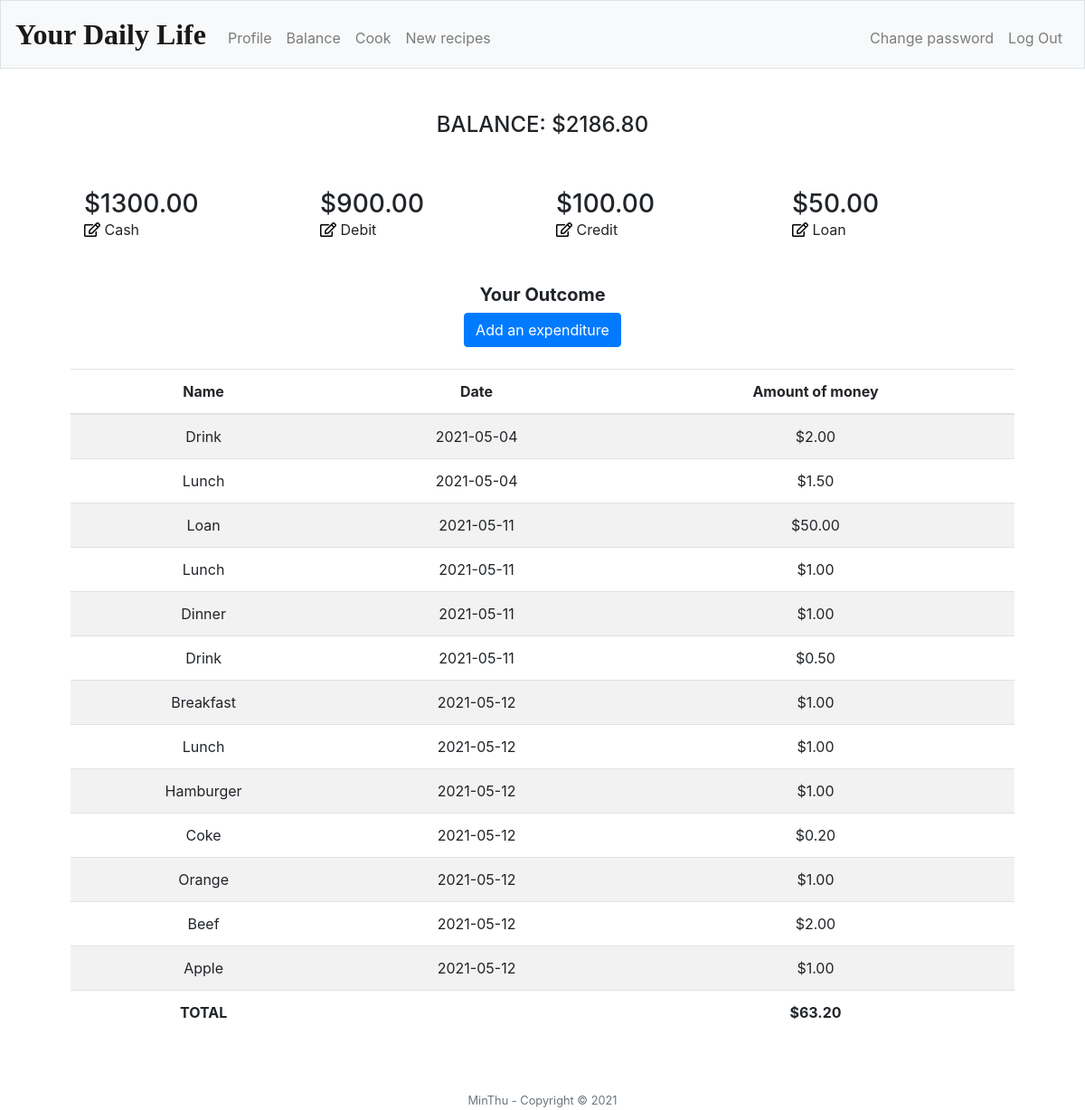
The page /expenditure (signed in) on the database its author committed.
### tables this page shows
CREATE TABLE outcome (id INTEGER, name TEXT NOT NULL, money NUMERIC NOT NULL, user_id INTEGER NOT NULL, date DATE NOT NULL, PRIMARY KEY(id));

### application.py (the view)
@app.route("/expenditure", methods=["GET"])
@login_required
def expenditure():
    user_id = session['user_id']
    user_cash = db.execute("SELECT cash FROM users WHERE id = ?", user_id)
    cash = float(user_cash[0]["cash"])
    user_debit = db.execute("SELECT debit FROM users WHERE id = ?", user_id)
    debit = float(user_debit[0]["debit"])
    user_credit = db.execute("SELECT credit FROM users WHERE id = ?", user_id)
    credit = float(user_credit[0]["credit"])
    user_loan = db.execute("SELECT loan FROM users WHERE id = ?", user_id)
    loan = float(user_loan[0]["loan"])
    outcomes = db.execute("SELECT name, money, date FROM outcome WHERE user_id = ?", user_id)
    total = 0
    for outcome in outcomes:
        money = outcome["money"]
        total = total + money
    total = total
    balance = cash + debit + credit - loan - total
    return render_template("expenditure.html", cash=cash, debit=debit, credit=credit, loan=loan, outcomes=outcomes, total = total, balance = balance)

### application.py (called while the page is built)
@app.after_request
def after_request(response):
    response.headers["Cache-Control"] = "no-cache, no-store, must-revalidate"
    response.headers["Expires"] = 0
    response.headers["Pragma"] = "no-cache"
    return response

### helpers.py (called while the page is built)
def login_required(f):
    @wraps(f)
    def decorated_function(*args, **kwargs):
        if session.get("user_id") is None:
            return redirect("/login")
        return f(*args, **kwargs)
    return decorated_function

### templates/expenditure.html (shortened to what this page needs)
{% extends "layout.html" %}
{% block main %}
    <form action="/expenditure">
        <h4>BALANCE:   ${{"%.2f"%balance}}</h4>
        <br><br>
        <div class="container">
            <div class="row">
                <div class="col">
                    <div class="media-body black text-left">
                        <h3 class="font-large-1 black mb-0">${{"%.2f"%cash}}</h3>
                        <a href="/cash"><i class="far fa-edit" style="color:black"></i></a>
                        <span>Cash</span>
                    </div>
                </div>
                <div class="col">
                    <div class="media-body black text-left">
                        <h3 class="font-large-1 black mb-0">${{"%.2f"%debit}}</h3>
                        <a href="/debit"><i class="far fa-edit" style="color:black"></i></a>
                        <span>Debit</span>
                    </div>
                </div>
                <div class="col">
                    <div class="media-body black text-left">
                        <h3 class="font-large-1 black mb-0">${{"%.2f"%credit}}</h3>
                        <a href="/credit"><i class="far fa-edit" style="color:black"></i></a>
                        <span>Credit</span>
                    </div>
                </div>
                <div class="col">
                    <div class="media-body black text-left">
                        <h3 class="font-large-1 black mb-0">${{"%.2f"%loan}}</h3>
                        <a href="/loan"><i class="far fa-edit" style="color:black"></i></a>
                        <span>Loan</span>
                    </div>
                </div>
            </div>
        </div>
        <br><br>
        <h5><b>Your Outcome</b></h5>
        <a href="/expense" class="btn btn-primary">Add an expenditure</a>
        <br><br>
        <table class = "table table-striped">
            <thead>
                <tr>
                    <th scope="col">Name</th>
                    <th scope="col">Date</th>
                    <th scope="col">Amount of money</th>
                </tr>
            </thead>
            <tbody>
                {% for outcome in outcomes %}
                <tr>
                    <td>{{outcome['name']}}</td>
                    <td>{{outcome['date']}}</td>
                    <td>${{"%.2f"%outcome['money']}}</td>
                </tr>
                {% endfor %}
            </tbody>
            <tfoot>
                <tr>
                    <td><b>TOTAL</b></td>
                    <td colspan="1"></td>
                    <td><b>${{"%.2f"%total}}</b></td>
                </tr>
            </tfoot>
        </table>
    </form>
{% endblock %}

### templates/layout.html (shortened to what this page needs)
<!DOCTYPE html>
<html lang="en">
    <head>
        <link rel="stylesheet" href="https://cdn.jsdelivr.net/npm/bootstrap@4.5.3/dist/css/bootstrap.min.css">
        <link href="/static/styles.css" rel="stylesheet">
        <link rel="stylesheet" href="https://use.fontawesome.com/releases/v5.12.1/css/all.css">
    </head>
    <body>
        <nav class="navbar navbar-expand-md navbar-light bg-light border">
            <a class="navbar-brand" href="/"><b>Your Daily Life</b></a>
            <div class="collapse navbar-collapse" id="navbar">
                {% if session.user_id %}
                    <ul class="navbar-nav mr-auto mt-2">
                        <li class="nav-item"><a class="nav-link" href="/profile">Profile</a></li>
                        <li class="nav-item"><a class="nav-link" href="/expenditure">Balance</a></li>
                        <li class="nav-item"><a class="nav-link" href="/cook">Cook</a></li>
                        <li class="nav-item"><a class="nav-link" href="/new_recipe">New recipes</a></li>
                    </ul>
                    <ul class="navbar-nav ml-auto mt-2">
                        <li class="nav-item"><a class="nav-link" href="/change_password">Change password</a></li>
                        <li class="nav-item"><a class="nav-link" href="/logout">Log Out</a></li>
                    </ul>
                {% else %}
                    <ul class="navbar-nav ml-auto mt-2">
                        <li class="nav-item"><a class="nav-link" href="/register">Register</a></li>
                        <li class="nav-item"><a class="nav-link" href="/login">Log In</a></li>
                    </ul>
                {% endif %}
            </div>
        </nav>
        <main class="container p-5">
            {% block main %}{% endblock %}
        </main>
        <footer class="small text-center text-muted">
            MinThu - Copyright &copy; 2021
        </footer>
    </body>
</html>

### static/styles.css (style rules this page uses)
nav .navbar-brand { font-size: xx-large; font-family: Brush Script MT; }
main { overflow-x: auto; text-align: center; }
.row:after { content: ""; display: table; clear: both; font-size: 15px; }

### rows shown on the page
outcome: name "Drink", date "2021-05-04", money "2.00"
outcome: name "Lunch", date "2021-05-04", money "1.50"
outcome: name "Loan", date "2021-05-11", money "50.00"
outcome: name "Lunch", date "2021-05-11", money "1.00"
outcome: name "Dinner", date "2021-05-11", money "1.00"
outcome: name "Drink", date "2021-05-11", money "0.50"
outcome: name "Breakfast", date "2021-05-12", money "1.00"
outcome: name "Lunch", date "2021-05-12", money "1.00"
outcome: name "Hamburger", date "2021-05-12", money "1.00"
outcome: name "Coke", date "2021-05-12", money "0.20"
outcome: name "Orange", date "2021-05-12", money "1.00"
outcome: name "Beef", date "2021-05-12", money "2.00"
outcome: name "Apple", date "2021-05-12", money "1.00"

### other values the page prints
{{ "%.2f"%balance }} "2186.80"
{{ "%.2f"%cash }} "1300.00"
{{ "%.2f"%debit }} "900.00"
{{ "%.2f"%credit }} "100.00"
{{ "%.2f"%loan }} "50.00"
{{ "%.2f"%total }} "63.20"
